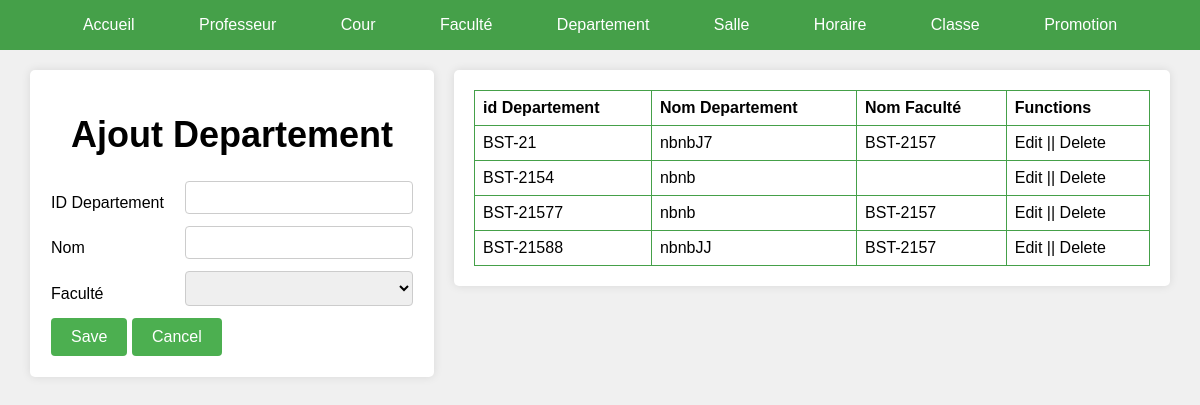
Screenshot of /admin/GestionDepartement/Departement.php with the database file from the repository.
### tables this page shows
CREATE TABLE `departement` (
  `idDepartement` varchar(20) NOT NULL,
  `nom` text NOT NULL,
  `Faculte` varchar(20) NOT NULL
);

### admin/GestionDepartement/Departement.php (the view, shortened to what this page needs)
<!DOCTYPE html>
<html>
<head>
</head>
<body>
<?php
    include("../Menu.php");
  ?>
  <div class="wrapper">
    <div class="form">
        <form method="POST">
        <h1>Ajout Departement</h1>
          <table>
            <tr>
              <td> ID Departement </td>
              <td><input type="text" name="id" /></td>
            </tr>
            <tr>
              <td> Nom</td>
              <td><input type="text" name="Nom" /></td>
            </tr>
            <tr>
              <td> Faculté</td>
              <td><select name="faculte"  >
                </select></td>
            </tr>
            <tr>
              <td colspan="2">
                <input type="submit" name="submit" value="Save" />
                <input type="reset" value="Cancel" />
              </td>
            </tr>
          </table>
        </form>
    </div>
    <div class="table">
    <table>
            <tr>
              <th>id Departement</th>
              <th>Nom Departement</th>
              <th>Nom Faculté</th>
              <th>Functions</th>
            </tr>
            <?php
                include("../connexion.php");
                $sql = "SELECT * FROM departement";
                $stmtSelect = $connexion->prepare($sql);
                $stmtSelect ->execute();
                $departements = $stmtSelect->fetchAll(PDO::FETCH_ASSOC);
                foreach($departements as $departement):
                ?>
            <tr>
                <td> <?php echo $departement['idDepartement'];?></td>
                <td><?php echo $departement['nom']; ?></td>
                <td><?php echo $departement['Faculte']; ?></td>
                <td>Edit || Delete</td>
            </tr>
            <?php
              endforeach;
            ?>
      </table>
      </div>
  </div>
</body>
</html>

### admin/GestionDepartement/Departement.php (style rules this page uses)
body { padding: 0; margin: 0; font-family: Arial, sans-serif; background-color: #f0f0f0; }
.wrapper { display: flex; justify-content: center; align-items: flex-start; padding: 20px; }
.form { width: 35%; padding: 20px; box-shadow: 0 0 10px rgba(0, 0, 0, 0.1); border-radius: 5px; background-color: #fff; margin: 0 10px; }
.table { width: 65%; padding: 20px; box-shadow: 0 0 10px rgba(0, 0, 0, 0.1); border-radius: 5px; background-color: #fff; margin: 0 10px; }
form table, .table table { width: 100%; border-collapse: collapse; border-radius: 20px; }
.table table td, .form table th, .table table th { border: 1px solid #45a049; padding: 8px; text-align: left; }
input[type='text'], input[type='number'], select, textarea { width: 100%; padding: 8px; border: 1px solid #ccc; border-radius: 4px; box-sizing: border-box; margin-bottom: 10px; }
input[type='submit'], input[type='reset'] { padding: 10px 20px; border: none; background-color: #4CAF50; color: white; cursor: pointer; border-radius: 4px; font-size: 16px; }
.wrapper h1 { font-size: 36px; text-align: center; }

### rows the page displays
departement: idDepartement "BST-21", nom "nbnbJ7", Faculte "BST-2157"
departement: idDepartement "BST-2154", nom "nbnb"
departement: idDepartement "BST-21577", nom "nbnb", Faculte "BST-2157"
departement: idDepartement "BST-21588", nom "nbnbJJ", Faculte "BST-2157"
